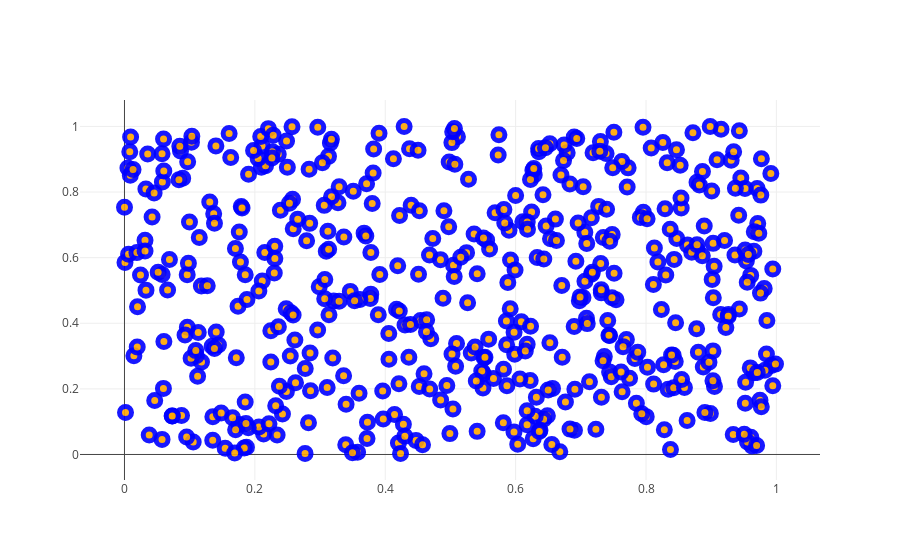

The notebook cell saved with this chart:
### Markdown cell above
@Author: Rikesh Chhetri

@Date: 2021-07-15 22:00:30

@Last Modified time: 2021-07-15 22:00:30

@Title : Program to draw a scatter plot for random 500 x and y coordinates and style it

### Code cell
import numpy as np
from plotly.offline import iplot
import plotly.graph_objs as go
from LogHandler import logger

try:
    x= np.random.rand(500)
    y = np.random.rand(500)

    trace= go.Scatter(
        x=x,
        y=y,
        mode="markers",
        marker=dict(
        color="orange",
        size=12,
            opacity=0.9,
            line=dict(
            color="Blue",
            width=1)
        )
    )
    data=[trace]
    figure=go.Figure(data=data)
    iplot(figure)
except Exception as e:
    logger.error(e)

### Figure 1 — Plotly figure (JSON) as saved in the notebook; plotly's stock layout.template omitted (floating-point values rounded to 4 significant figures; data arrays with more than 128 entries replaced by an {"elided": "..."} marker saying what was removed)
{"data": [{"marker": {"color": "orange", "line": {"color": "Blue", "width": 5}, "opacity": 0.9, "size": 12}, "mode": "markers", "type": "scatter", "x": {"elided": "500 float values"}, "y": {"elided": "500 float values"}}], "layout": {}}
